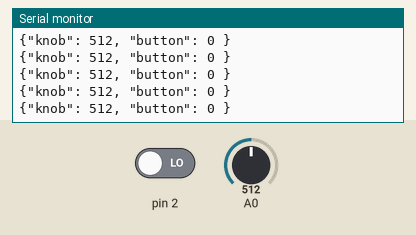
This sketch was run on a simulated Arduino Uno, built with avr-gcc and run on an emulated ATmega328P. Parts: the last lines printed to the serial monitor. The test bench sets the inputs (shaded band); at power-on: A0 = 512, pin 2 LOW.

Above: at 1.2 s.
1.3 s: A0 set to 105
At 2.4 s:
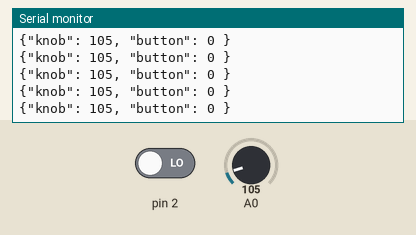
4.3 s: A0 set to 94
At 5.2 s:
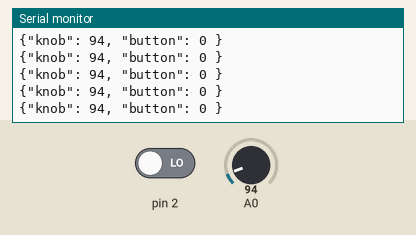
14.8 s: A0 set to 8
At 15.5 s:
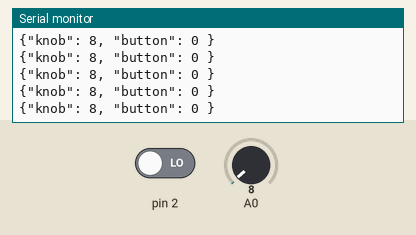
16.3 s: A0 set to 11
At 17.1 s:
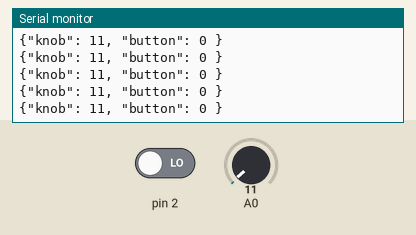
Timing chart, 0 to 19.3 s (numbered marks = the images above; inputs shaded):
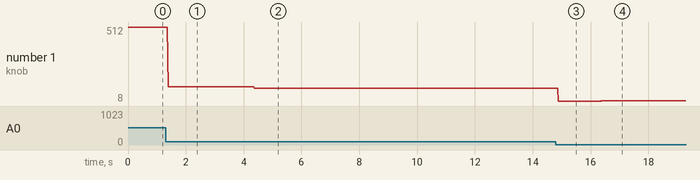

The sketch:

JsonString002.ino
```cpp
void setup() {
  Serial.begin(9600);
  pinMode(2, INPUT);
}

void loop() {
  /*
    What we're aiming for:
    {"knob": 234,
    "button": 1 }
  */
  // make the prototype string:
  String jsonString = "{\"knob\": KNOBVAL, \"button\": BUTTONVAL }";
  // read the sensors:
  int knobState = analogRead(A0);
  int buttonState = digitalRead(2);
  // replace the placeholders in the prototype
  // with the actual values:
  jsonString.replace("KNOBVAL", String(knobState));
  jsonString.replace("BUTTONVAL", String(buttonState));
  Serial.println(jsonString);
}
```

Measured:
- after the input at 1.3 s, the serial monitor: prints a new line after 0.09 s (image 1)
- after the input at 4.3 s, the serial monitor: prints a new line after 0.07 s (image 2)
- after the input at 14.8 s, the serial monitor: prints a new line after 0.09 s (image 3)
- after the input at 16.3 s, the serial monitor: prints a new line after 0.07 s (image 4)
- plotted number 1: 512 → 105 after the input at 1.3 s, 105 → 94 after the input at 4.3 s, 94 → 8 after the input at 14.8 s, 8 → 11 after the input at 16.3 s
